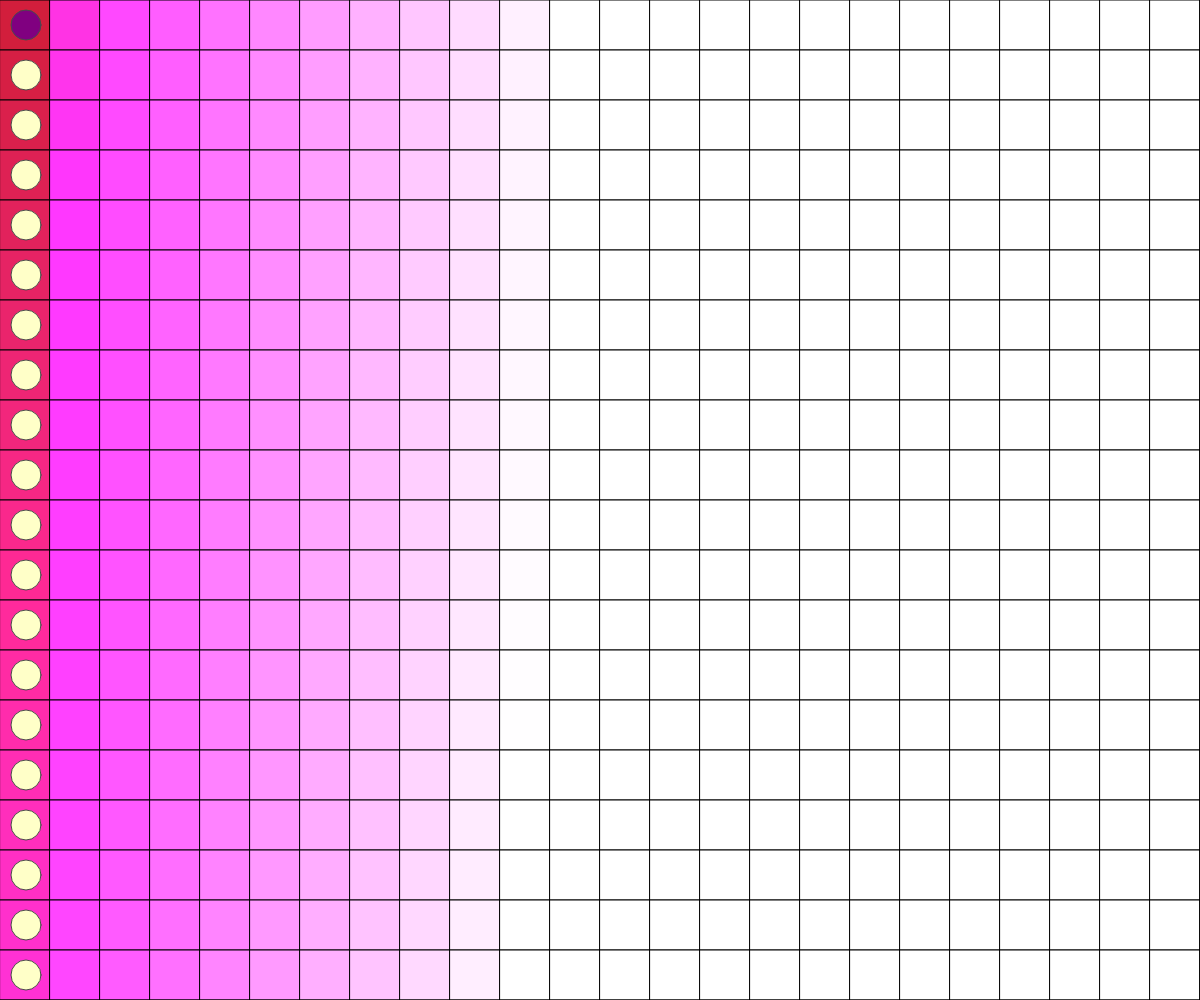
Frame 1 (no input)
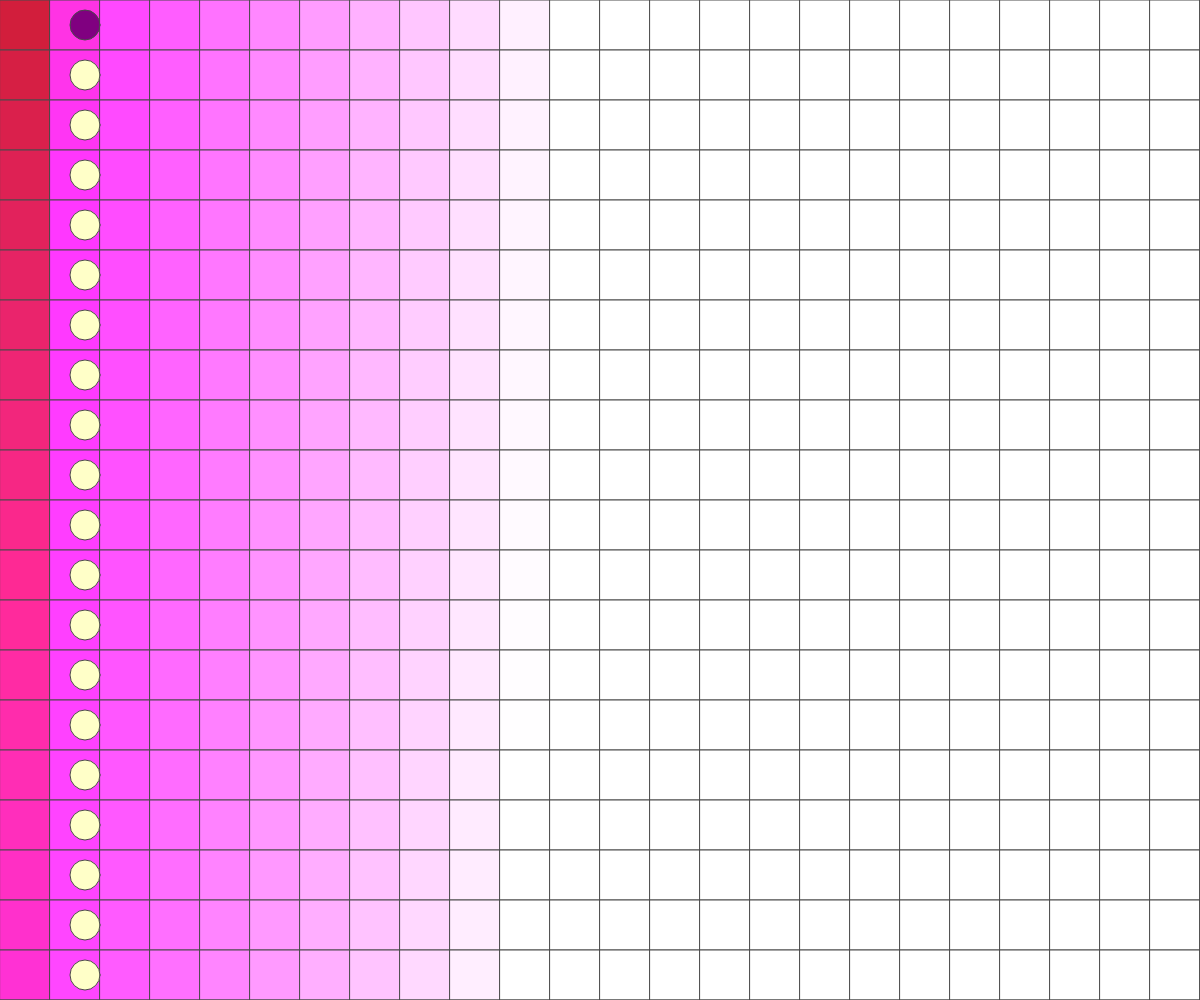
Frame 60 (no input)
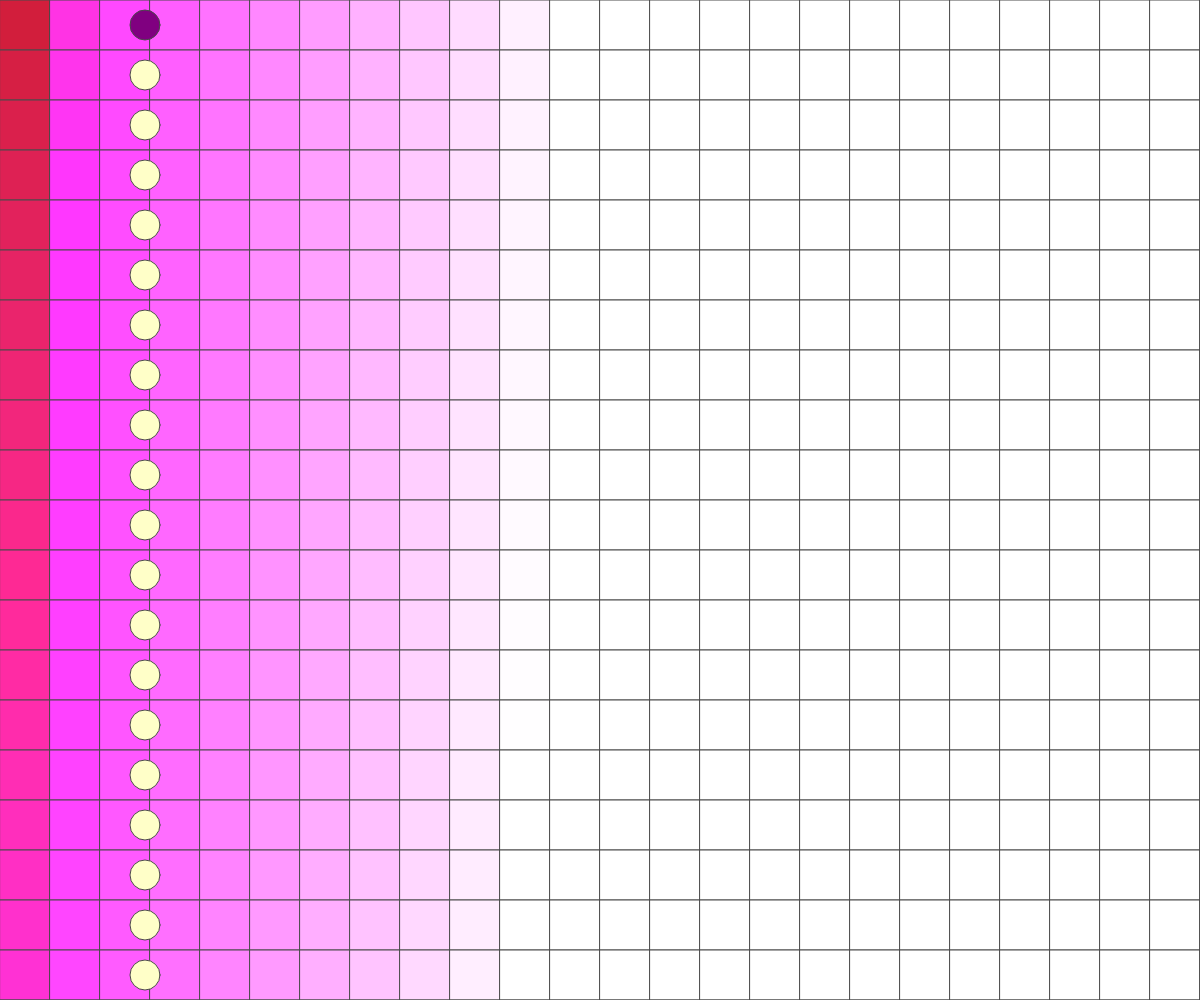
Frame 120 (the mouse pressed at the canvas centre since frame 60)

The p5.js sketch that drew these frames (run headless with seeded random() and noise() and a simulated clock; from frame 60 on, the mouse is pressed at the canvas centre):

// p5.js sketch
// ── sketch.js
var marcher;
var backgroundColor;
var marcherColor;

function setup () {
  createCanvas(window.innerWidth, window.innerHeight);
  
  marcher = {
    x: 25,
    y: 25,
    size: 30,
    speed: 1,
  }
  
  backgroundColor = color("lightgrey");
  marcherColor = color("purple");
}

function draw () {
  background(backgroundColor);
  
  // tile floor 
  let rgb = {
    r: 210,
    g: 30,
    b: 60
  }
  for (var x = 0; x <= width; x += 50) {
    for (var y = 0; y <= height; y += 50) {
      fill(rgb.r,rgb.g, rgb.b);
      rect(x , y, 50, 50);
      rgb.r += 4
      rgb.g += 1
      rgb.b += 8
    }
  }
  
  // Marcher march back and forth
  marcher.x += marcher.speed
  if(marcher.x > width){
    marcher.speed = -1;
  } else if(marcher.x < 1){
    marcher.speed = 1;
  }

  stroke(75);
  fill(marcherColor);
  ellipse(marcher.x, marcher.y, marcher.size, marcher.size);
  
  // while loop to draw clones of marcher

  let cloneY = marcher.y;
  
  while(cloneY < height){
    cloneY += 50;
    stroke(75);
    fill(255,255,200);
    ellipse(marcher.x, cloneY, marcher.size, marcher.size);
  }
}
